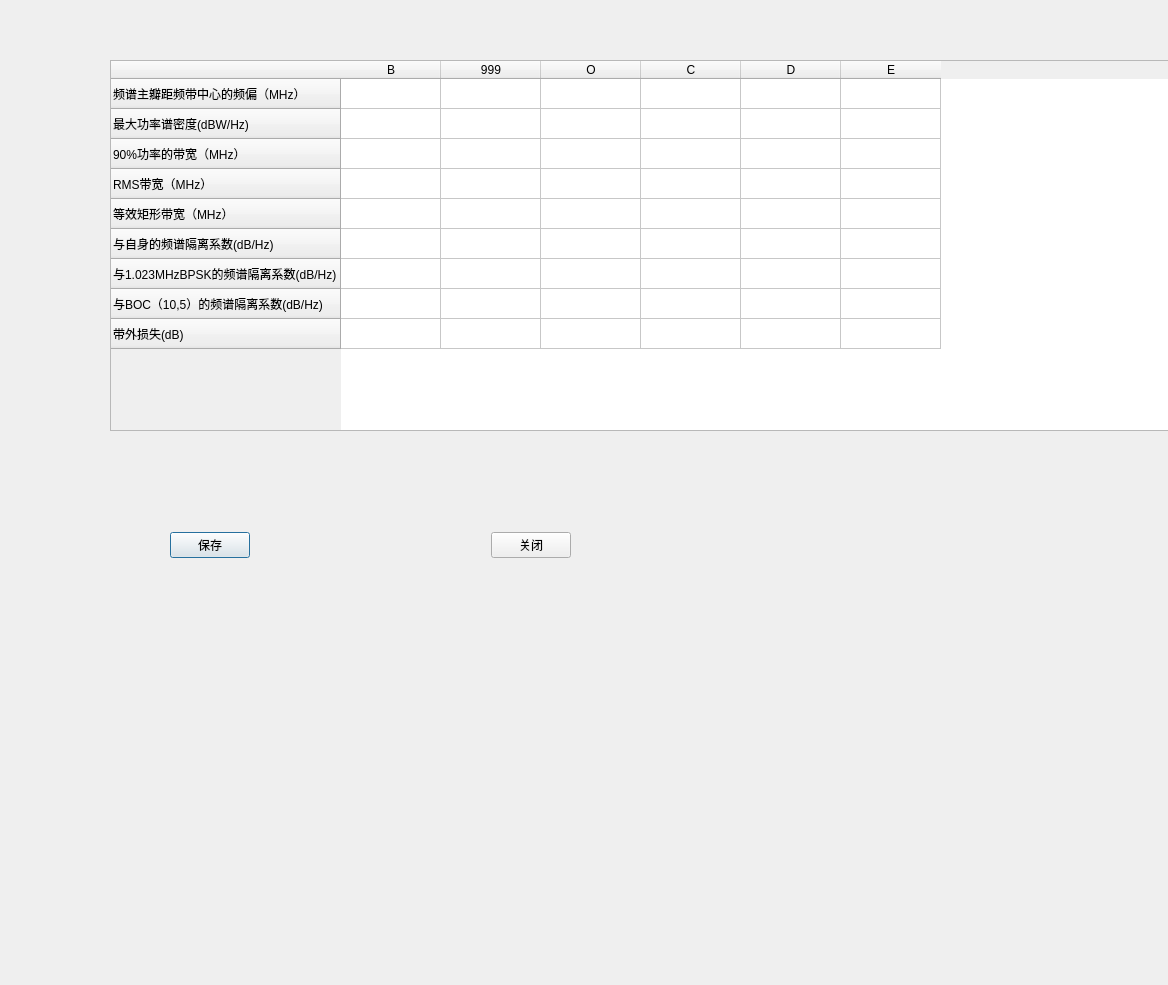
<?xml version="1.0" encoding="UTF-8"?>
<ui version="4.0">
 <class>TbDialog</class>
 <widget class="QDialog" name="TbDialog">
  <property name="geometry">
   <rect>
    <x>0</x>
    <y>0</y>
    <width>1168</width>
    <height>985</height>
   </rect>
  </property>
  <property name="windowTitle">
   <string>Dialog</string>
  </property>
  <widget class="QTableWidget" name="tableWidget">
   <property name="geometry">
    <rect>
     <x>110</x>
     <y>60</y>
     <width>1071</width>
     <height>371</height>
    </rect>
   </property>
   <attribute name="horizontalHeaderVisible">
    <bool>true</bool>
   </attribute>
   <attribute name="horizontalHeaderCascadingSectionResizes">
    <bool>true</bool>
   </attribute>
   <attribute name="horizontalHeaderMinimumSectionSize">
    <number>20</number>
   </attribute>
   <attribute name="verticalHeaderDefaultSectionSize">
    <number>30</number>
   </attribute>
   <attribute name="verticalHeaderMinimumSectionSize">
    <number>20</number>
   </attribute>
   <row>
    <property name="text">
     <string>频谱主瓣距频带中心的频偏（MHz）</string>
    </property>
   </row>
   <row>
    <property name="text">
     <string>最大功率谱密度(dBW/Hz)</string>
    </property>
   </row>
   <row>
    <property name="text">
     <string>90%功率的带宽（MHz）</string>
    </property>
   </row>
   <row>
    <property name="text">
     <string>RMS带宽（MHz）</string>
    </property>
   </row>
   <row>
    <property name="text">
     <string>等效矩形带宽（MHz）</string>
    </property>
   </row>
   <row>
    <property name="text">
     <string>与自身的频谱隔离系数(dB/Hz)</string>
    </property>
   </row>
   <row>
    <property name="text">
     <string>与1.023MHzBPSK的频谱隔离系数(dB/Hz)</string>
    </property>
   </row>
   <row>
    <property name="text">
     <string>与BOC（10,5）的频谱隔离系数(dB/Hz)</string>
    </property>
   </row>
   <row>
    <property name="text">
     <string>带外损失(dB)</string>
    </property>
   </row>
   <column>
    <property name="text">
     <string>B</string>
    </property>
   </column>
   <column>
    <property name="text">
     <string>999</string>
    </property>
   </column>
   <column>
    <property name="text">
     <string>O</string>
    </property>
   </column>
   <column>
    <property name="text">
     <string>C</string>
    </property>
   </column>
   <column>
    <property name="text">
     <string>D</string>
    </property>
   </column>
   <column>
    <property name="text">
     <string>E</string>
    </property>
   </column>
   <item row="0" column="0">
    <property name="text">
     <string/>
    </property>
    <property name="flags">
     <set>ItemIsSelectable|ItemIsEditable|ItemIsDragEnabled|ItemIsUserCheckable|ItemIsEnabled</set>
    </property>
   </item>
  </widget>
  <widget class="QWidget" name="horizontalLayoutWidget">
   <property name="geometry">
    <rect>
     <x>170</x>
     <y>500</y>
     <width>401</width>
     <height>91</height>
    </rect>
   </property>
   <layout class="QHBoxLayout" name="horizontalLayout">
    <item>
     <widget class="QPushButton" name="btn_save">
      <property name="text">
       <string>保存</string>
      </property>
     </widget>
    </item>
    <item>
     <spacer name="horizontalSpacer">
      <property name="orientation">
       <enum>Qt::Horizontal</enum>
      </property>
      <property name="sizeHint" stdset="0">
       <size>
        <width>40</width>
        <height>20</height>
       </size>
      </property>
     </spacer>
    </item>
    <item>
     <widget class="QPushButton" name="btn_close">
      <property name="text">
       <string>关闭</string>
      </property>
     </widget>
    </item>
   </layout>
  </widget>
 </widget>
 <resources/>
 <connections/>
</ui>
